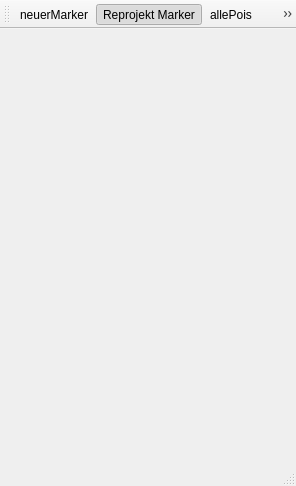
<?xml version="1.0" encoding="UTF-8"?>
<ui version="4.0">
 <class>MainWindow</class>
 <widget class="QMainWindow" name="MainWindow">
  <property name="geometry">
   <rect>
    <x>0</x>
    <y>0</y>
    <width>296</width>
    <height>486</height>
   </rect>
  </property>
  <property name="windowTitle">
   <string>MainWindow</string>
  </property>
  <widget class="QWidget" name="centralwidget"/>
  <widget class="QMenuBar" name="menubar">
   <property name="geometry">
    <rect>
     <x>0</x>
     <y>0</y>
     <width>296</width>
     <height>21</height>
    </rect>
   </property>
  </widget>
  <widget class="QStatusBar" name="statusbar"/>
  <widget class="QToolBar" name="toolBar">
   <property name="windowTitle">
    <string>toolBar</string>
   </property>
   <attribute name="toolBarArea">
    <enum>TopToolBarArea</enum>
   </attribute>
   <attribute name="toolBarBreak">
    <bool>false</bool>
   </attribute>
   <addaction name="actionNeuerMarker"/>
   <addaction name="actionReproMarker"/>
   <addaction name="actionAllePois"/>
   <addaction name="actionUpload"/>
  </widget>
  <action name="actionNeuerMarker">
   <property name="checkable">
    <bool>true</bool>
   </property>
   <property name="icon">
    <iconset>
     <normaloff>icons/fahne_neu.png</normaloff>icons/fahne_neu.png</iconset>
   </property>
   <property name="text">
    <string>neuerMarker</string>
   </property>
  </action>
  <action name="actionReproMarker">
   <property name="checkable">
    <bool>true</bool>
   </property>
   <property name="checked">
    <bool>true</bool>
   </property>
   <property name="icon">
    <iconset>
     <normaloff>icons/path3102.png</normaloff>icons/path3102.png</iconset>
   </property>
   <property name="text">
    <string>Reprojekt Marker</string>
   </property>
   <property name="toolTip">
    <string>Reprojekt Marker aus anderen Bildern</string>
   </property>
  </action>
  <action name="actionAllePois">
   <property name="checkable">
    <bool>true</bool>
   </property>
   <property name="icon">
    <iconset>
     <normaloff>icons/allepois.png</normaloff>icons/allepois.png</iconset>
   </property>
   <property name="text">
    <string>allePois</string>
   </property>
  </action>
  <action name="actionUpload">
   <property name="icon">
    <iconset>
     <normaloff>icons/upload.png</normaloff>icons/upload.png</iconset>
   </property>
   <property name="text">
    <string>Upload</string>
   </property>
  </action>
 </widget>
 <resources/>
 <connections/>
</ui>
